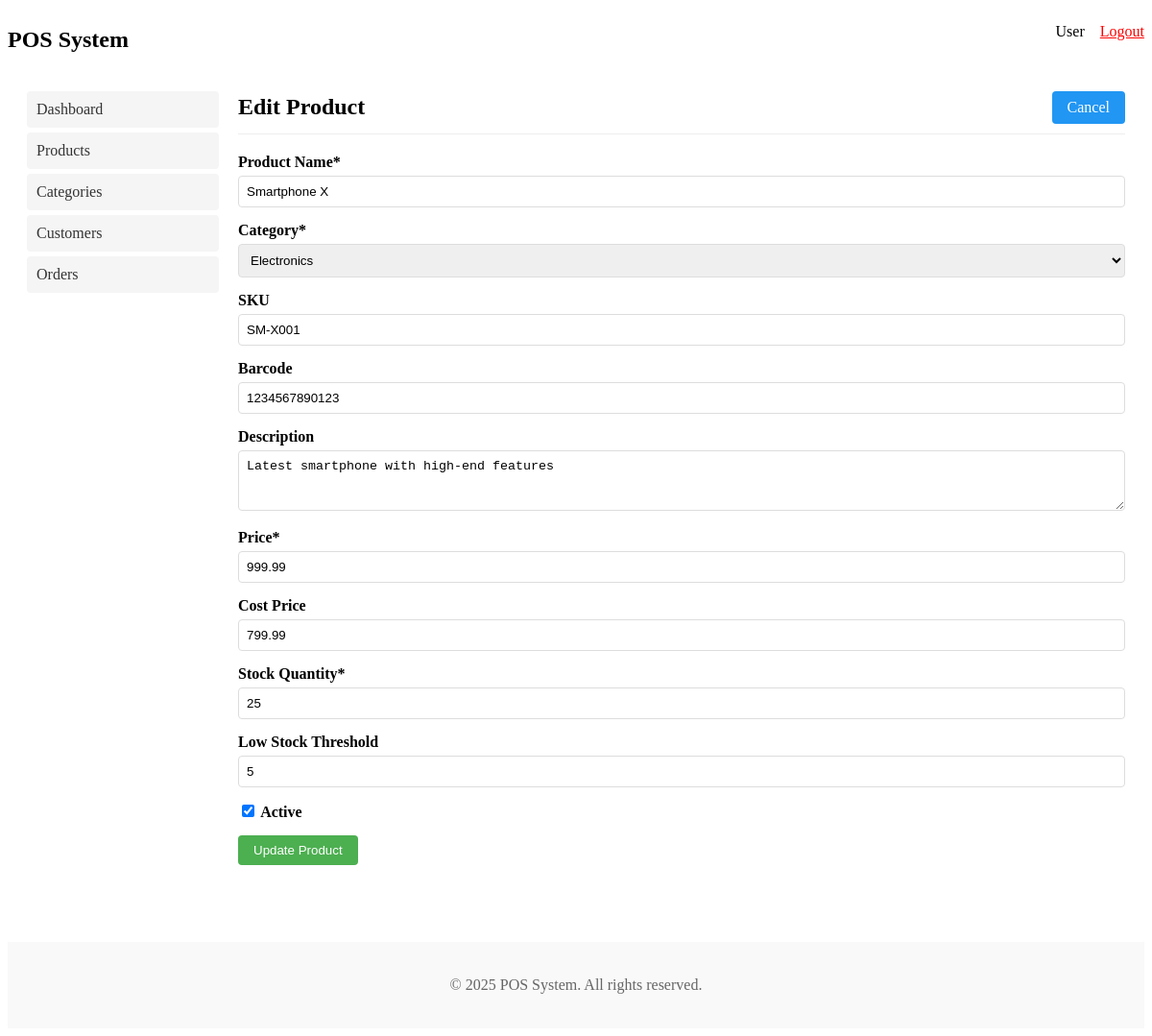
The app's page /products.php?edit=1 (signed in) with its own data.
### tables this page shows
CREATE TABLE IF NOT EXISTS `products` (
  `id` INT AUTO_INCREMENT PRIMARY KEY,
  `name` VARCHAR(100) NOT NULL,
  `sku` VARCHAR(50) UNIQUE,
  `barcode` VARCHAR(50) UNIQUE,
  `description` TEXT,
  `price` DECIMAL(10,2) NOT NULL,
  `cost_price` DECIMAL(10,2),
  `category_id` INT,
  `stock_quantity` INT NOT NULL DEFAULT 0,
  `low_stock_threshold` INT DEFAULT 10,
  `image_url` VARCHAR(255),
  `is_active` BOOLEAN DEFAULT TRUE,
  `created_at` TIMESTAMP DEFAULT CURRENT_TIMESTAMP,
  `updated_at` TIMESTAMP DEFAULT CURRENT_TIMESTAMP ON UPDATE CURRENT_TIMESTAMP,
  FOREIGN KEY (`category_id`) REFERENCES `categories`(`id`) ON DELETE SET NULL
);

CREATE TABLE IF NOT EXISTS `categories` (
  `id` INT AUTO_INCREMENT PRIMARY KEY,
  `name` VARCHAR(50) NOT NULL UNIQUE,
  `description` TEXT,
  `created_at` TIMESTAMP DEFAULT CURRENT_TIMESTAMP,
  `updated_at` TIMESTAMP DEFAULT CURRENT_TIMESTAMP ON UPDATE CURRENT_TIMESTAMP
);

### products.php (the view, shortened to what this page needs)
<?php
require_once 'db.php';
$edit_mode = false;
$product = null;
if (isset($_GET['edit']) && !empty($_GET['edit'])) {
    $edit_mode = true;
    $product_id = $_GET['edit'];
    $sql = "SELECT * FROM products WHERE id = ?";
    $stmt = $db->prepare($sql);
    $stmt->bind_param("i", $product_id);
    $stmt->execute();
    $result = $stmt->get_result();
    if ($result->num_rows > 0) {
        $product = $result->fetch_assoc();
    } else {
        $_SESSION['error_message'] = 'Product not found';
        header('Location: products.php');
        exit;
    }
}
$categories = [];
$sql = "SELECT id, name FROM categories ORDER BY name";
$result = $db->query($sql);
if ($result->num_rows > 0) {
    while ($row = $result->fetch_assoc()) {
        $categories[] = $row;
    }
}
include 'includes/header.php';
?>
<div class="admin-header">
    <div class="admin-title"><?php echo $edit_mode ? 'Edit Product' : 'Manage Products'; ?></div>
    <div class="admin-actions">
        <?php if ($edit_mode): ?>
            <a href="products.php" class="btn btn-secondary">Cancel</a>
        <?php else: ?>
            <button type="button" class="btn btn-primary" onclick="toggleForm()">Add New Product</button>
        <?php endif; ?>
    </div>
</div>
<div id="productForm" style="display: <?php echo $edit_mode ? 'block' : 'none'; ?>; margin-bottom: 30px;">
    <form method="post" action="products.php">
        <div class="form-group">
            <label for="name">Product Name*</label>
            <input type="text" id="name" name="name" class="form-control" required
                value="<?php echo $edit_mode ? htmlspecialchars($product['name']) : ''; ?>">
        </div>
        <div class="form-group">
            <label for="category_id">Category*</label>
            <select id="category_id" name="category_id" class="form-control" required>
                <?php foreach ($categories as $category): ?>
                    <option value="<?php echo $category['id']; ?>"
                        <?php echo $edit_mode && $product['category_id'] == $category['id'] ? 'selected' : ''; ?>>
                        <?php echo htmlspecialchars($category['name']); ?>
                    </option>
                <?php endforeach; ?>
            </select>
        </div>
        <div class="form-group">
            <label for="sku">SKU</label>
            <input type="text" id="sku" name="sku" class="form-control"
                value="<?php echo $edit_mode ? htmlspecialchars($product['sku']) : ''; ?>">
        </div>
        <div class="form-group">
            <label for="barcode">Barcode</label>
            <input type="text" id="barcode" name="barcode" class="form-control"
                value="<?php echo $edit_mode ? htmlspecialchars($product['barcode']) : ''; ?>">
        </div>
        <div class="form-group">
            <label for="description">Description</label>
            <textarea id="description" name="description" class="form-control" rows="3"><?php echo $edit_mode ? htmlspecialchars($product['description']) : ''; ?></textarea>
        </div>
        <div class="form-group">
            <label for="price">Price*</label>
            <input type="number" step="0.01" id="price" name="price" class="form-control" required
                value="<?php echo $edit_mode ? htmlspecialchars($product['price']) : ''; ?>">
        </div>
        <div class="form-group">
            <label for="cost_price">Cost Price</label>
            <input type="number" step="0.01" id="cost_price" name="cost_price" class="form-control"
                value="<?php echo $edit_mode ? htmlspecialchars($product['cost_price']) : ''; ?>">
        </div>
        <div class="form-group">
            <label for="stock_quantity">Stock Quantity*</label>
            <input type="number" id="stock_quantity" name="stock_quantity" class="form-control" required
                value="<?php echo $edit_mode ? htmlspecialchars($product['stock_quantity']) : '0'; ?>">
        </div>
        <div class="form-group">
            <label for="low_stock_threshold">Low Stock Threshold</label>
            <input type="number" id="low_stock_threshold" name="low_stock_threshold" class="form-control"
                value="<?php echo $edit_mode ? htmlspecialchars($product['low_stock_threshold']) : '10'; ?>">
        </div>
        <div class="form-group">
            <label>
                <input type="checkbox" name="is_active" value="1"
                    <?php echo (!$edit_mode || ($edit_mode && $product['is_active'])) ? 'checked' : ''; ?>>
                Active
            </label>
        </div>
        <div class="form-group">
            <button type="submit" class="btn btn-primary"><?php echo $edit_mode ? 'Update Product' : 'Create Product'; ?></button>
        </div>
    </form>
</div>
<?php
include 'includes/footer.php';
?>

### includes/header.php (style rules this page uses)
.admin-header { display: flex; justify-content: space-between; align-items: center; margin-bottom: 20px; padding-bottom: 10px; border-bottom: 1px solid #eee; }
.admin-title { font-size: 24px; font-weight: bold; }
.admin-actions { display: flex; gap: 10px; }
.btn { display: inline-block; padding: 8px 16px; background-color: #4CAF50; color: white; text-decoration: none; border-radius: 4px; border: none; cursor: pointer; }
.btn-primary { background-color: #4CAF50; }
.btn-secondary { background-color: #2196F3; }
.form-group { margin-bottom: 15px; }
.form-group label { display: block; margin-bottom: 5px; font-weight: bold; }
.form-control { width: 100%; padding: 8px; border: 1px solid #ddd; border-radius: 4px; box-sizing: border-box; }

### records on screen
products: name "Smartphone X", category_id "Electronics", sku "SM-X001", barcode "1234567890123", description "Latest smartphone with high-end features", price "999.99", cost_price "799.99", stock_quantity "25", low_stock_threshold "5", is_active "☑"

### other values on screen
$_SESSION['username'] "User"
